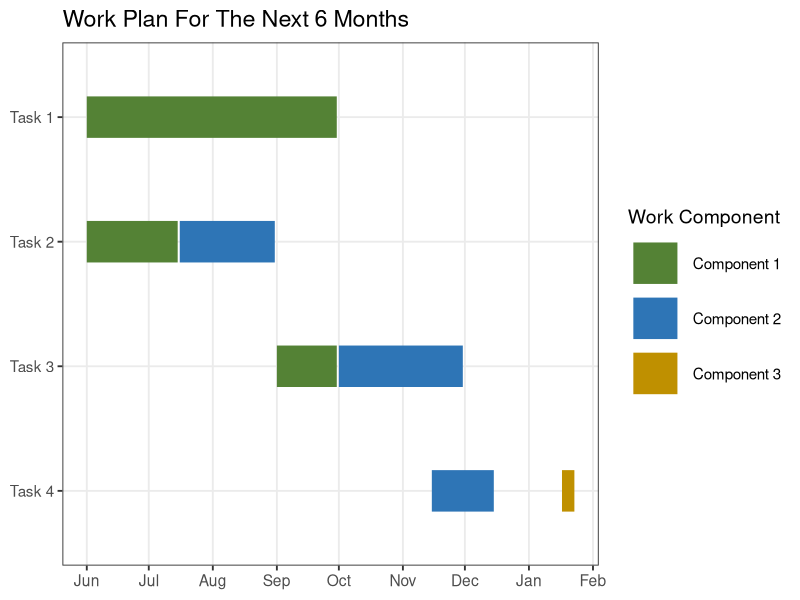

Write the R code that produced this figure.
library(tidyr)
library(ggplot2)

# Number of activities
act_nums = 7

# Ordered unique activities and components 
acts <- c("Task 1","Task 2", "Task 3", "Task 4")
comps <- c("Component 1", "Component 2", "Component 3") 

# Dataframe of activities with the corresponding component and dates
activity_df <- data.frame(
  item = 1:act_nums,
  activity = factor(c("Task 1",rep("Task 2",2), rep("Task 3",2), "Task 4", 
                      "Task 4"), acts[length(acts):1]),
  component = factor(c("Component 1", "Component 1", "Component 2", 
                       "Component 1","Component 2","Component 2", 
                       "Component 3"),comps),
  start_date = as.Date(c("2020-06-01","2020-06-01", "2020-07-16","2020-09-01",
                         "2020-10-01","2020-11-15", "2021-01-17")), 
  end_date = as.Date(c("2020-09-30","2020-07-15" ,"2020-08-31", "2020-09-30",
                       "2020-11-30", "2020-12-15", "2021-01-23"))
)

# Prepare data for plotting
g_activity_df <- activity_df %>% gather(state, date, start_date:end_date,
                                        factor_key = TRUE)

# Default ggplot seetings
# ggplot(g_activity_df, aes(date, activity, gorup=item, color=component))+
#   geom_line(size=10) +
#   labs(x="Month", y=NULL, title="Work Plan For The Next 6 Months")+
#   theme_bw()

# Custom color and theme 
# Component colors
actcols <- c("#548235", "#2E75B6", "#BF9000")

# Plot gantt chart
ggplot(g_activity_df, aes(date, activity, gorup=item, color=component))+
  geom_line(size=14) +
  scale_color_manual(values = actcols, name="Work Component")+
  scale_x_date(breaks=seq.Date(as.Date("2020-06-01"), 
                               as.Date("2021-02-01"), "month"), 
               labels = c(month.abb[6:12],month.abb[1:2]))+
  labs(x=NULL, y=NULL, title="Work Plan For The Next 6 Months") +
  theme_bw(base_size = 14)+
  theme(axis.text.y = element_text(size=11),
        axis.text.x = element_text(angle = 0),
        legend.text = element_text(size=11),
        panel.grid.minor = element_blank())
#legend.title = element_blank()